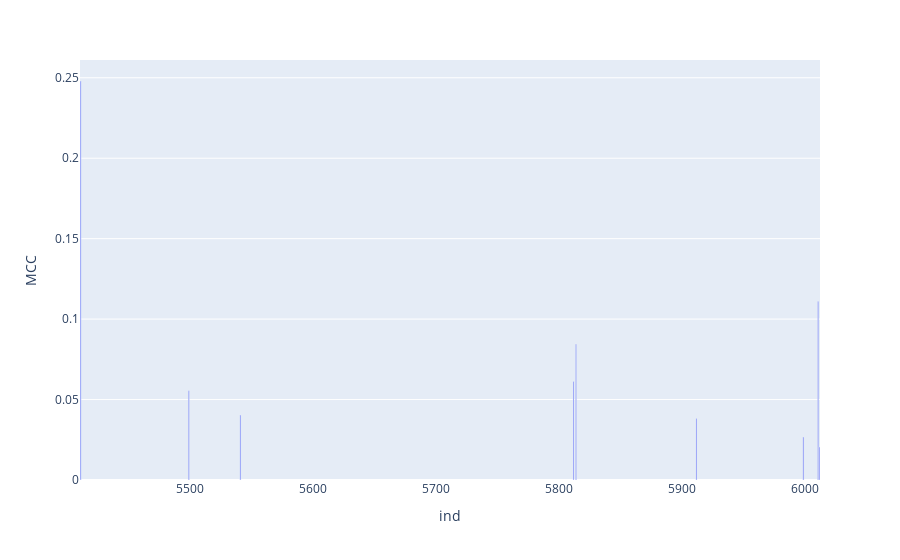

The notebook cell saved with this chart:
### Code cell
mcc_top=raw_df['MCC'].value_counts(normalize=True)
mcc_top=mcc_top.loc[mcc_top>0.02].to_frame()
mcc_top['ind']=mcc_top.index.to_list()

fig=px.bar(mcc_top,x='ind',y='MCC')
fig.show()

### Figure 1 — Plotly figure (JSON) as saved in the notebook; plotly's stock layout.template omitted (floating-point values rounded to 4 significant figures)
{"data": [{"alignmentgroup": "True", "hovertemplate": "ind=%{x}<br>MCC=%{y}<extra></extra>", "legendgroup": "", "marker": {"color": "#636efa", "pattern": {"shape": ""}}, "name": "", "offsetgroup": "", "orientation": "v", "showlegend": false, "textposition": "auto", "type": "bar", "x": [5411, 6011, 5814, 5812, 5499, 5541, 5912, 5999, 6012], "xaxis": "x", "y": [0.248, 0.1109, 0.0843, 0.06122, 0.05553, 0.0404, 0.03818, 0.02665, 0.0205], "yaxis": "y"}], "layout": {"barmode": "relative", "legend": {"tracegroupgap": 0}, "margin": {"t": 60}, "xaxis": {"anchor": "y", "domain": [0, 1], "title": {"text": "ind"}}, "yaxis": {"anchor": "x", "domain": [0, 1], "title": {"text": "MCC"}}}}
